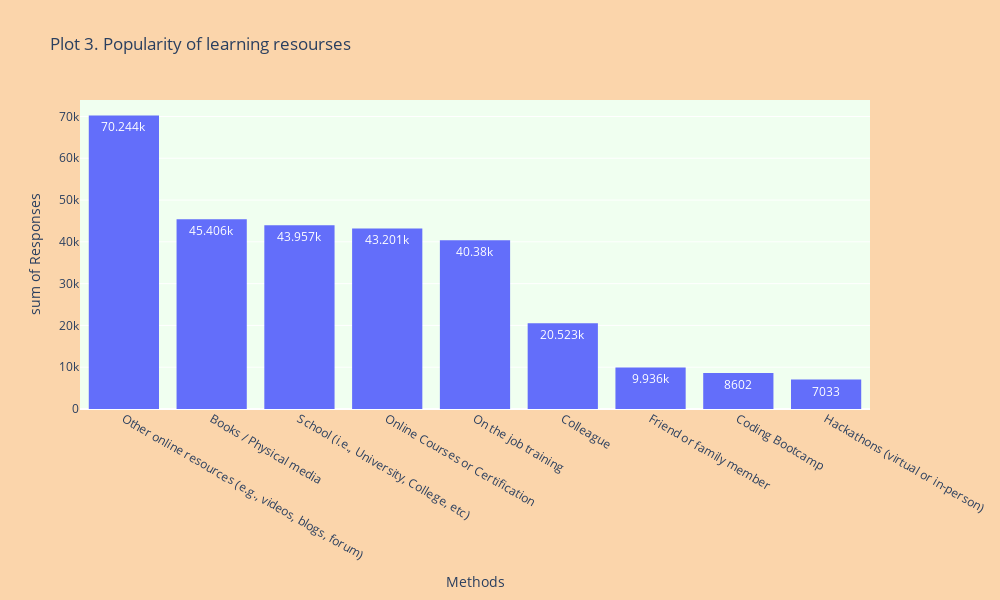

This figure's notebook cell:
### Markdown cell above
In this part we will better understand how people from stackoverflow prefer to learn

### Code cell
#Data preparation
Method_of_learning_to_code=df[['LearnCode']]
methods=['Books / Physical media','Coding Bootcamp','Colleague',
         'Friend or family member','Hackathons (virtual or in-person)','Online Courses or Certification','On the job training',
         'Other online resources (e.g., videos, blogs, forum)','School (i.e., University, College, etc)']
counts=[]
#since one person could have multiple ansewers on this question we need to count all the insistances
for method in methods:
    count=0
    for person in Method_of_learning_to_code['LearnCode']:
        if method in str(person):
            count+=1
    counts.append(count)
data={'Methods':methods,'Number of responses':counts}
data=pd.DataFrame(data)
data=data.sort_values('Number of responses',ascending=False)


#Data visualisation
fig = px.histogram(
    data,
    x='Methods',
    y='Number of responses',
    title='Plot 3. Popularity of learning resourses',
    labels={'Number of responses':'Responses'},
    width=1000,
    height=600,
    text_auto=True
    )
fig.update_layout(
    paper_bgcolor="#FBD5AB",
    plot_bgcolor='#F0FFF0'
)
fig.show()
with open('index.html', 'a') as f:
    f.write(fig.to_html(full_html=False, include_plotlyjs='cdn'))

### Figure 1 — Plotly figure (JSON) as saved in the notebook; plotly's stock layout.template omitted (floating-point values rounded to 4 significant figures)
{"data": [{"alignmentgroup": "True", "bingroup": "x", "histfunc": "sum", "hovertemplate": "Methods=%{x}<br>sum of Responses=%{y}<extra></extra>", "legendgroup": "", "marker": {"color": "#636efa", "pattern": {"shape": ""}}, "name": "", "offsetgroup": "", "orientation": "v", "showlegend": false, "texttemplate": "%{value}", "type": "histogram", "x": ["Other online resources (e.g., videos, blogs, forum)", "Books / Physical media", "School (i.e., University, College, etc)", "Online Courses or Certification", "On the job training", "Colleague", "Friend or family member", "Coding Bootcamp", "Hackathons (virtual or in-person)"], "xaxis": "x", "y": [70244, 45406, 43957, 43201, 40380, 20523, 9936, 8602, 7033], "yaxis": "y"}], "layout": {"barmode": "relative", "height": 600, "legend": {"tracegroupgap": 0}, "paper_bgcolor": "#FBD5AB", "plot_bgcolor": "#F0FFF0", "title": {"text": "Plot 3. Popularity of learning resourses"}, "width": 1000, "xaxis": {"anchor": "y", "domain": [0, 1], "title": {"text": "Methods"}}, "yaxis": {"anchor": "x", "domain": [0, 1], "title": {"text": "sum of Responses"}}}}
